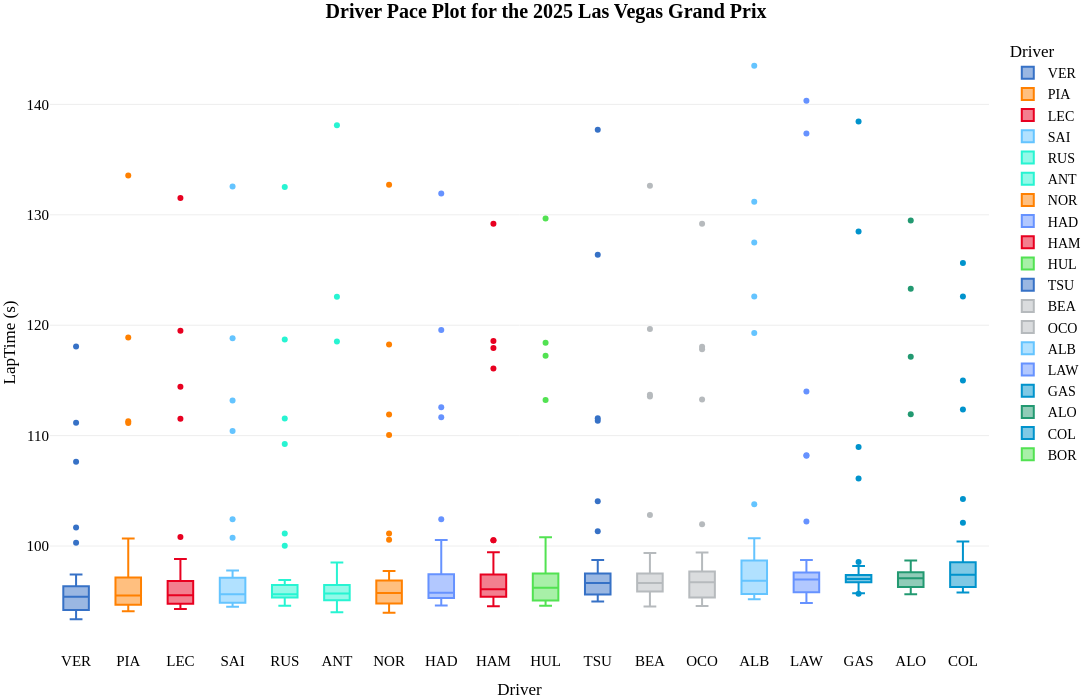

The notebook cell this image was saved under:
### Code cell
fig_pace=px.box(
    transformed_laps.sort_values(by=["median","LapNumber"]),
    x="Driver",
    y="LapTime (s)",
    color='Driver',
    template="xgridoff",
    title="<b>Driver Pace Plot for the {} {}</b>".format(year,gp),
    # palette=team_palette,
    # whiskerprops=dict(color="white"),
    # boxprops=dict(edgecolor="white"),
    # medianprops=dict(color="grey"),
    # capprops=dict(color="white"),
    height=700, width=1200,

color_discrete_map={
                 "VER": "#3671C6",
                 "TSU": "#3671C6",
                 "LEC": "#E80020",
                 "HAM": "#E80020",
                 "NOR": "#FF8000",
                 "PIA": "#FF8000",
                 "RUS": "#27F4D2",
                 "ANT": "#27F4D2",
                 "GAS": "#0093CC",
                 "DOO": "#0093CC",
                 "COL": "#0093CC",
                 "ALO": "#229971",
                 "STR": "#229971",
                 "SAI": "#64C4FF",
                 "ALB": "#64C4FF",
                 "HUL": "#52e252",
                 "BOR": "#52e252",
                 "LAW": "#6692FF",
                 "HAD": "#6692FF",
                 "OCO": "#B6BABD",
                 "BEA": "#B6BABD"
          }
)
fig_pace.update_traces(opacity=1)
fig_pace.update_layout(
    title_x=0.5,
    hoverlabel=dict(
    bgcolor="white",
    font_size=16,
    font_family="PT Sans Narrow"
    ),
    yaxis = dict(tickfont = dict(size=15)),
    xaxis = dict(tickfont = dict(size=15)),
    font=dict(
        family="PT Sans Narrow",
        size=14,
        color="Black"
    ),
    title_font_family="PT Sans Narrow",
    margin=dict(l=50, r=5, t=35, b=50)
)
fig_pace.show()

### Figure 1 — Plotly figure (JSON) as saved in the notebook; plotly's stock layout.template omitted (floating-point values rounded to 4 significant figures)
{"data": [{"alignmentgroup": "True", "hovertemplate": "Driver=%{x}<br>LapTime (s)=%{y}<extra></extra>", "legendgroup": "VER", "marker": {"color": "#3671C6"}, "name": "VER", "notched": false, "offsetgroup": "VER", "opacity": 1, "orientation": "v", "showlegend": true, "type": "box", "x": ["VER", "VER", "VER", "VER", "VER", "VER", "VER", "VER", "VER", "VER", "VER", "VER", "VER", "VER", "VER", "VER", "VER", "VER", "VER", "VER", "VER", "VER", "VER", "VER", "VER", "VER", "VER", "VER", "VER", "VER", "VER", "VER", "VER", "VER", "VER", "VER", "VER", "VER", "VER", "VER", "VER", "VER", "VER", "VER", "VER", "VER", "VER", "VER"], "x0": " ", "xaxis": "x", "y": [107.6, 101.7, 97.42, 96.59, 96.38, 96.6, 96.32, 96.9, 96.42, 96.45, 96.1, 96.21, 96.33, 118.1, 96.14, 95.86, 95.86, 95.76, 95.57, 95.79, 95.96, 95.81, 100.3, 111.2, 95.02, 95.23, 95.02, 95.1, 94.89, 95.13, 94.7, 94.45, 94.63, 94.22, 94.2, 94.37, 94.19, 94.03, 94.09, 94.13, 94.03, 94.47, 94.17, 94.02, 93.89, 94.12, 94.09, 93.36], "y0": " ", "yaxis": "y"}, {"alignmentgroup": "True", "hovertemplate": "Driver=%{x}<br>LapTime (s)=%{y}<extra></extra>", "legendgroup": "PIA", "marker": {"color": "#FF8000"}, "name": "PIA", "notched": false, "offsetgroup": "PIA", "opacity": 1, "orientation": "v", "showlegend": true, "type": "box", "x": ["PIA", "PIA", "PIA", "PIA", "PIA", "PIA", "PIA", "PIA", "PIA", "PIA", "PIA", "PIA", "PIA", "PIA", "PIA", "PIA", "PIA", "PIA", "PIA", "PIA", "PIA", "PIA", "PIA", "PIA", "PIA", "PIA", "PIA", "PIA", "PIA", "PIA", "PIA", "PIA", "PIA", "PIA", "PIA", "PIA", "PIA", "PIA", "PIA", "PIA", "PIA", "PIA", "PIA", "PIA", "PIA", "PIA", "PIA", "PIA", "PIA"], "x0": " ", "xaxis": "x", "y": [111.1, 133.6, 99.78, 97.63, 97.62, 97.1, 96.74, 97.55, 96.83, 96.7, 98.45, 97.29, 97.58, 97.1, 118.9, 96.34, 96.28, 96.43, 96.71, 100.7, 111.3, 95.92, 96.12, 95.42, 95.23, 95.52, 95.07, 95.14, 94.89, 95.14, 95.43, 94.87, 94.68, 94.85, 94.64, 94.74, 95.58, 94.97, 94.57, 94.64, 94.64, 94.5, 94.51, 94.55, 94.59, 94.09, 94.17, 94.47, 94.66], "y0": " ", "yaxis": "y"}, {"alignmentgroup": "True", "hovertemplate": "Driver=%{x}<br>LapTime (s)=%{y}<extra></extra>", "legendgroup": "LEC", "marker": {"color": "#E80020"}, "name": "LEC", "notched": false, "offsetgroup": "LEC", "opacity": 1, "orientation": "v", "showlegend": true, "type": "box", "x": ["LEC", "LEC", "LEC", "LEC", "LEC", "LEC", "LEC", "LEC", "LEC", "LEC", "LEC", "LEC", "LEC", "LEC", "LEC", "LEC", "LEC", "LEC", "LEC", "LEC", "LEC", "LEC", "LEC", "LEC", "LEC", "LEC", "LEC", "LEC", "LEC", "LEC", "LEC", "LEC", "LEC", "LEC", "LEC", "LEC", "LEC", "LEC", "LEC", "LEC", "LEC", "LEC", "LEC", "LEC", "LEC", "LEC", "LEC", "LEC", "LEC"], "x0": " ", "xaxis": "x", "y": [114.4, 131.5, 98.81, 98.08, 97.72, 96.93, 96.63, 96.59, 96.72, 96.83, 96.52, 97.27, 96.83, 96.37, 119.5, 96.41, 96.22, 96.52, 96.63, 96.25, 98.01, 96.7, 100.8, 111.5, 95.54, 95.28, 95.4, 94.95, 95.0, 94.76, 94.75, 94.97, 94.66, 94.76, 94.61, 94.67, 94.4, 95.39, 94.76, 94.43, 94.66, 94.3, 94.97, 94.46, 94.64, 94.78, 95.09, 94.99, 94.67], "y0": " ", "yaxis": "y"}, {"alignmentgroup": "True", "hovertemplate": "Driver=%{x}<br>LapTime (s)=%{y}<extra></extra>", "legendgroup": "SAI", "marker": {"color": "#64C4FF"}, "name": "SAI", "notched": false, "offsetgroup": "SAI", "opacity": 1, "orientation": "v", "showlegend": true, "type": "box", "x": ["SAI", "SAI", "SAI", "SAI", "SAI", "SAI", "SAI", "SAI", "SAI", "SAI", "SAI", "SAI", "SAI", "SAI", "SAI", "SAI", "SAI", "SAI", "SAI", "SAI", "SAI", "SAI", "SAI", "SAI", "SAI", "SAI", "SAI", "SAI", "SAI", "SAI", "SAI", "SAI", "SAI", "SAI", "SAI", "SAI", "SAI", "SAI", "SAI", "SAI", "SAI", "SAI", "SAI", "SAI", "SAI", "SAI", "SAI", "SAI", "SAI"], "x0": " ", "xaxis": "x", "y": [110.4, 132.6, 100.7, 97.79, 97.58, 97.17, 97.1, 97.09, 97.36, 97.03, 96.98, 97.08, 97.0, 96.83, 118.8, 96.35, 96.72, 96.75, 97.19, 97.18, 102.4, 113.2, 95.92, 96.91, 95.63, 95.49, 95.45, 95.53, 95.14, 95.33, 95.15, 95.05, 95.29, 94.81, 94.83, 94.75, 94.69, 94.64, 94.8, 94.71, 94.5, 94.51, 94.72, 94.74, 94.72, 94.87, 94.91, 95.21, 94.88], "y0": " ", "yaxis": "y"}, {"alignmentgroup": "True", "hovertemplate": "Driver=%{x}<br>LapTime (s)=%{y}<extra></extra>", "legendgroup": "RUS", "marker": {"color": "#27F4D2"}, "name": "RUS", "notched": false, "offsetgroup": "RUS", "opacity": 1, "orientation": "v", "showlegend": true, "type": "box", "x": ["RUS", "RUS", "RUS", "RUS", "RUS", "RUS", "RUS", "RUS", "RUS", "RUS", "RUS", "RUS", "RUS", "RUS", "RUS", "RUS", "RUS", "RUS", "RUS", "RUS", "RUS", "RUS", "RUS", "RUS", "RUS", "RUS", "RUS", "RUS", "RUS", "RUS", "RUS", "RUS", "RUS", "RUS", "RUS", "RUS", "RUS", "RUS", "RUS", "RUS", "RUS", "RUS", "RUS", "RUS", "RUS", "RUS", "RUS", "RUS", "RUS"], "x0": " ", "xaxis": "x", "y": [109.3, 132.5, 101.1, 96.91, 96.46, 96.53, 96.93, 96.76, 96.8, 96.8, 96.36, 96.18, 96.27, 96.36, 118.7, 100.0, 111.6, 95.87, 95.73, 95.74, 96.05, 95.64, 95.73, 95.31, 95.46, 95.36, 95.38, 95.58, 95.45, 95.34, 95.3, 95.37, 95.99, 95.42, 95.47, 95.07, 95.2, 95.33, 95.68, 95.44, 95.06, 95.25, 95.26, 95.34, 95.48, 95.14, 95.34, 94.99, 94.59], "y0": " ", "yaxis": "y"}, {"alignmentgroup": "True", "hovertemplate": "Driver=%{x}<br>LapTime (s)=%{y}<extra></extra>", "legendgroup": "ANT", "marker": {"color": "#27F4D2"}, "name": "ANT", "notched": false, "offsetgroup": "ANT", "opacity": 1, "orientation": "v", "showlegend": true, "type": "box", "x": ["ANT", "ANT", "ANT", "ANT", "ANT", "ANT", "ANT", "ANT", "ANT", "ANT", "ANT", "ANT", "ANT", "ANT", "ANT", "ANT", "ANT", "ANT", "ANT", "ANT", "ANT", "ANT", "ANT", "ANT", "ANT", "ANT", "ANT", "ANT", "ANT", "ANT", "ANT", "ANT", "ANT", "ANT", "ANT", "ANT", "ANT", "ANT", "ANT", "ANT", "ANT", "ANT", "ANT", "ANT", "ANT", "ANT", "ANT", "ANT", "ANT"], "x0": " ", "xaxis": "x", "y": [122.6, 138.1, 98.51, 97.94, 97.21, 96.94, 96.41, 97.32, 97.69, 96.89, 96.29, 95.87, 96.27, 97.18, 118.5, 96.6, 95.97, 95.68, 96.19, 96.43, 96.44, 96.28, 96.18, 95.54, 95.32, 95.29, 95.69, 96.4, 95.61, 95.74, 95.53, 95.5, 95.12, 95.14, 95.18, 95.16, 95.43, 95.03, 94.42, 94.76, 94.53, 94.63, 94.38, 94.23, 94.33, 94.33, 94.0, 94.04, 94.07], "y0": " ", "yaxis": "y"}, {"alignmentgroup": "True", "hovertemplate": "Driver=%{x}<br>LapTime (s)=%{y}<extra></extra>", "legendgroup": "NOR", "marker": {"color": "#FF8000"}, "name": "NOR", "notched": false, "offsetgroup": "NOR", "opacity": 1, "orientation": "v", "showlegend": true, "type": "box", "x": ["NOR", "NOR", "NOR", "NOR", "NOR", "NOR", "NOR", "NOR", "NOR", "NOR", "NOR", "NOR", "NOR", "NOR", "NOR", "NOR", "NOR", "NOR", "NOR", "NOR", "NOR", "NOR", "NOR", "NOR", "NOR", "NOR", "NOR", "NOR", "NOR", "NOR", "NOR", "NOR", "NOR", "NOR", "NOR", "NOR", "NOR", "NOR", "NOR", "NOR", "NOR", "NOR", "NOR", "NOR", "NOR", "NOR", "NOR", "NOR", "NOR"], "x0": " ", "xaxis": "x", "y": [110.1, 132.7, 100.6, 97.49, 96.97, 96.78, 96.97, 96.86, 96.44, 96.34, 96.26, 96.3, 95.96, 96.09, 118.3, 95.71, 95.59, 95.77, 95.68, 96.32, 101.1, 111.9, 95.86, 95.73, 95.6, 95.62, 95.38, 94.95, 95.07, 94.69, 94.44, 94.84, 94.83, 94.44, 94.98, 94.22, 94.21, 94.35, 94.4, 93.97, 94.08, 94.27, 94.44, 94.18, 95.53, 96.13, 97.7, 97.73, 97.19], "y0": " ", "yaxis": "y"}, {"alignmentgroup": "True", "hovertemplate": "Driver=%{x}<br>LapTime (s)=%{y}<extra></extra>", "legendgroup": "HAD", "marker": {"color": "#6692FF"}, "name": "HAD", "notched": false, "offsetgroup": "HAD", "opacity": 1, "orientation": "v", "showlegend": true, "type": "box", "x": ["HAD", "HAD", "HAD", "HAD", "HAD", "HAD", "HAD", "HAD", "HAD", "HAD", "HAD", "HAD", "HAD", "HAD", "HAD", "HAD", "HAD", "HAD", "HAD", "HAD", "HAD", "HAD", "HAD", "HAD", "HAD", "HAD", "HAD", "HAD", "HAD", "HAD", "HAD", "HAD", "HAD", "HAD", "HAD", "HAD", "HAD", "HAD", "HAD", "HAD", "HAD", "HAD", "HAD", "HAD", "HAD", "HAD", "HAD", "HAD", "HAD"], "x0": " ", "xaxis": "x", "y": [111.7, 131.9, 100.5, 97.65, 97.56, 97.13, 97.01, 97.2, 97.25, 97.44, 97.85, 98.18, 97.48, 97.28, 119.6, 97.44, 97.38, 97.1, 102.4, 112.6, 96.41, 96.11, 96.12, 96.12, 95.77, 95.7, 95.77, 95.48, 95.36, 95.58, 95.29, 95.57, 95.34, 95.4, 95.34, 95.36, 94.93, 95.38, 95.24, 95.08, 95.07, 95.1, 94.88, 95.05, 94.9, 94.9, 94.88, 94.81, 94.62], "y0": " ", "yaxis": "y"}, {"alignmentgroup": "True", "hovertemplate": "Driver=%{x}<br>LapTime (s)=%{y}<extra></extra>", "legendgroup": "HAM", "marker": {"color": "#E80020"}, "name": "HAM", "notched": false, "offsetgroup": "HAM", "opacity": 1, "orientation": "v", "showlegend": true, "type": "box", "x": ["HAM", "HAM", "HAM", "HAM", "HAM", "HAM", "HAM", "HAM", "HAM", "HAM", "HAM", "HAM", "HAM", "HAM", "HAM", "HAM", "HAM", "HAM", "HAM", "HAM", "HAM", "HAM", "HAM", "HAM", "HAM", "HAM", "HAM", "HAM", "HAM", "HAM", "HAM", "HAM", "HAM", "HAM", "HAM", "HAM", "HAM", "HAM", "HAM", "HAM", "HAM", "HAM", "HAM", "HAM", "HAM", "HAM", "HAM", "HAM", "HAM"], "x0": " ", "xaxis": "x", "y": [118.6, 129.2, 100.5, 97.67, 97.53, 97.56, 97.93, 98.26, 97.37, 97.21, 97.37, 99.43, 97.13, 96.93, 117.9, 96.43, 96.64, 96.76, 96.71, 96.14, 96.09, 95.88, 95.99, 95.75, 95.9, 96.17, 95.99, 100.5, 116.1, 96.07, 95.7, 95.14, 95.69, 95.49, 95.31, 95.57, 95.34, 95.19, 95.18, 95.13, 95.15, 95.44, 95.75, 96.0, 94.77, 94.94, 94.89, 94.55, 94.7], "y0": " ", "yaxis": "y"}, {"alignmentgroup": "True", "hovertemplate": "Driver=%{x}<br>LapTime (s)=%{y}<extra></extra>", "legendgroup": "HUL", "marker": {"color": "#52e252"}, "name": "HUL", "notched": false, "offsetgroup": "HUL", "opacity": 1, "orientation": "v", "showlegend": true, "type": "box", "x": ["HUL", "HUL", "HUL", "HUL", "HUL", "HUL", "HUL", "HUL", "HUL", "HUL", "HUL", "HUL", "HUL", "HUL", "HUL", "HUL", "HUL", "HUL", "HUL", "HUL", "HUL", "HUL", "HUL", "HUL", "HUL", "HUL", "HUL", "HUL", "HUL", "HUL", "HUL", "HUL", "HUL", "HUL", "HUL", "HUL", "HUL", "HUL", "HUL", "HUL", "HUL", "HUL", "HUL", "HUL", "HUL", "HUL", "HUL", "HUL", "HUL"], "x0": " ", "xaxis": "x", "y": [117.2, 129.7, 98.86, 98.28, 98.73, 98.39, 97.52, 97.98, 97.43, 97.38, 97.25, 97.43, 97.51, 97.71, 118.4, 96.38, 96.53, 96.8, 96.41, 96.69, 96.18, 96.11, 95.89, 95.88, 96.19, 96.22, 96.32, 96.41, 100.8, 113.2, 95.33, 95.23, 95.23, 95.05, 95.05, 95.36, 95.42, 95.08, 94.78, 94.83, 94.86, 94.92, 94.82, 94.81, 94.82, 94.71, 94.68, 94.59, 95.17], "y0": " ", "yaxis": "y"}, {"alignmentgroup": "True", "hovertemplate": "Driver=%{x}<br>LapTime (s)=%{y}<extra></extra>", "legendgroup": "TSU", "marker": {"color": "#3671C6"}, "name": "TSU", "notched": false, "offsetgroup": "TSU", "opacity": 1, "orientation": "v", "showlegend": true, "type": "box", "x": ["TSU", "TSU", "TSU", "TSU", "TSU", "TSU", "TSU", "TSU", "TSU", "TSU", "TSU", "TSU", "TSU", "TSU", "TSU", "TSU", "TSU", "TSU", "TSU", "TSU", "TSU", "TSU", "TSU", "TSU", "TSU", "TSU", "TSU", "TSU", "TSU", "TSU", "TSU", "TSU", "TSU", "TSU", "TSU", "TSU", "TSU", "TSU", "TSU", "TSU", "TSU", "TSU", "TSU", "TSU", "TSU", "TSU", "TSU", "TSU", "TSU"], "x0": " ", "xaxis": "x", "y": [137.7, 126.4, 98.3, 97.9, 97.99, 97.49, 97.3, 96.95, 96.96, 96.91, 96.43, 96.64, 96.75, 104.1, 111.3, 96.64, 97.06, 97.28, 96.65, 97.55, 98.73, 98.21, 97.43, 97.47, 96.97, 101.3, 111.6, 95.37, 95.88, 95.37, 95.76, 95.87, 95.64, 95.45, 95.62, 95.61, 95.57, 95.44, 95.5, 95.47, 95.57, 95.61, 95.73, 95.62, 96.3, 95.19, 94.98, 94.97, 95.18], "y0": " ", "yaxis": "y"}, {"alignmentgroup": "True", "hovertemplate": "Driver=%{x}<br>LapTime (s)=%{y}<extra></extra>", "legendgroup": "BEA", "marker": {"color": "#B6BABD"}, "name": "BEA", "notched": false, "offsetgroup": "BEA", "opacity": 1, "orientation": "v", "showlegend": true, "type": "box", "x": ["BEA", "BEA", "BEA", "BEA", "BEA", "BEA", "BEA", "BEA", "BEA", "BEA", "BEA", "BEA", "BEA", "BEA", "BEA", "BEA", "BEA", "BEA", "BEA", "BEA", "BEA", "BEA", "BEA", "BEA", "BEA", "BEA", "BEA", "BEA", "BEA", "BEA", "BEA", "BEA", "BEA", "BEA", "BEA", "BEA", "BEA", "BEA", "BEA", "BEA", "BEA", "BEA", "BEA", "BEA", "BEA", "BEA", "BEA", "BEA", "BEA"], "x0": " ", "xaxis": "x", "y": [113.6, 132.6, 98.76, 99.36, 98.33, 98.27, 97.72, 97.71, 97.48, 97.19, 97.2, 97.4, 97.56, 97.41, 119.7, 102.8, 113.7, 96.65, 96.85, 96.66, 96.89, 97.22, 96.94, 96.33, 95.89, 96.02, 95.96, 95.78, 97.03, 96.79, 96.46, 96.55, 96.53, 95.99, 95.83, 95.86, 96.12, 95.87, 95.92, 95.72, 95.51, 95.5, 95.4, 95.33, 95.61, 95.47, 95.09, 96.45, 94.52], "y0": " ", "yaxis": "y"}, {"alignmentgroup": "True", "hovertemplate": "Driver=%{x}<br>LapTime (s)=%{y}<extra></extra>", "legendgroup": "OCO", "marker": {"color": "#B6BABD"}, "name": "OCO", "notched": false, "offsetgroup": "OCO", "opacity": 1, "orientation": "v", "showlegend": true, "type": "box", "x": ["OCO", "OCO", "OCO", "OCO", "OCO", "OCO", "OCO", "OCO", "OCO", "OCO", "OCO", "OCO", "OCO", "OCO", "OCO", "OCO", "OCO", "OCO", "OCO", "OCO", "OCO", "OCO", "OCO", "OCO", "OCO", "OCO", "OCO", "OCO", "OCO", "OCO", "OCO", "OCO", "OCO", "OCO", "OCO", "OCO", "OCO", "OCO", "OCO", "OCO", "OCO", "OCO", "OCO", "OCO", "OCO", "OCO", "OCO", "OCO", "OCO"], "x0": " ", "xaxis": "x", "y": [118.1, 129.2, 99.42, 98.14, 98.35, 97.91, 97.75, 98.03, 97.32, 97.79, 97.36, 97.5, 97.68, 97.57, 117.8, 96.71, 96.99, 96.97, 97.48, 97.17, 96.54, 96.23, 97.27, 97.24, 96.9, 102.0, 113.3, 95.31, 95.25, 95.35, 95.98, 95.77, 95.56, 95.34, 95.47, 95.34, 95.26, 95.34, 95.33, 95.48, 95.34, 95.28, 95.02, 94.83, 94.85, 94.6, 94.56, 94.61, 94.73], "y0": " ", "yaxis": "y"}, {"alignmentgroup": "True", "hovertemplate": "Driver=%{x}<br>LapTime (s)=%{y}<extra></extra>", "legendgroup": "ALB", "marker": {"color": "#64C4FF"}, "name": "ALB", "notched": false, "offsetgroup": "ALB", "opacity": 1, "orientation": "v", "showlegend": true, "type": "box", "x": ["ALB", "ALB", "ALB", "ALB", "ALB", "ALB", "ALB", "ALB", "ALB", "ALB", "ALB", "ALB", "ALB", "ALB", "ALB", "ALB", "ALB", "ALB", "ALB", "ALB", "ALB", "ALB", "ALB", "ALB", "ALB", "ALB", "ALB", "ALB", "ALB", "ALB", "ALB", "ALB", "ALB", "ALB"], "x0": " ", "xaxis": "x", "y": [119.3, 127.5, 99.85, 98.7, 97.61, 97.27, 97.76, 97.58, 98, 97.35, 97.33, 103.8, 122.6, 143.5, 97.2, 96.41, 96.07, 95.95, 95.66, 95.63, 95.67, 95.48, 95.45, 95.28, 95.18, 95.32, 96.18, 96.39, 96.43, 96.5, 95.59, 95.59, 100.7, 131.2], "y0": " ", "yaxis": "y"}, {"alignmentgroup": "True", "hovertemplate": "Driver=%{x}<br>LapTime (s)=%{y}<extra></extra>", "legendgroup": "LAW", "marker": {"color": "#6692FF"}, "name": "LAW", "notched": false, "offsetgroup": "LAW", "opacity": 1, "orientation": "v", "showlegend": true, "type": "box", "x": ["LAW", "LAW", "LAW", "LAW", "LAW", "LAW", "LAW", "LAW", "LAW", "LAW", "LAW", "LAW", "LAW", "LAW", "LAW", "LAW", "LAW", "LAW", "LAW", "LAW", "LAW", "LAW", "LAW", "LAW", "LAW", "LAW", "LAW", "LAW", "LAW", "LAW", "LAW", "LAW", "LAW", "LAW", "LAW", "LAW", "LAW", "LAW", "LAW", "LAW", "LAW", "LAW", "LAW", "LAW", "LAW", "LAW", "LAW", "LAW"], "x0": " ", "xaxis": "x", "y": [137.4, 140.3, 98.74, 98.14, 98.08, 97.74, 97.83, 97.59, 97.17, 97.1, 97.1, 97.07, 97.21, 108.2, 108.2, 96.88, 96.82, 97.11, 96.71, 96.85, 97.05, 97.0, 97.14, 97.09, 96.93, 97.61, 102.2, 114.0, 96.28, 95.84, 95.66, 95.53, 95.65, 95.79, 95.53, 95.87, 95.86, 95.97, 96.42, 95.82, 95.69, 95.64, 95.46, 95.23, 95.08, 94.84, 97.24, 94.9], "y0": " ", "yaxis": "y"}, {"alignmentgroup": "True", "hovertemplate": "Driver=%{x}<br>LapTime (s)=%{y}<extra></extra>", "legendgroup": "GAS", "marker": {"color": "#0093CC"}, "name": "GAS", "notched": false, "offsetgroup": "GAS", "opacity": 1, "orientation": "v", "showlegend": true, "type": "box", "x": ["GAS", "GAS", "GAS", "GAS", "GAS", "GAS", "GAS", "GAS", "GAS", "GAS", "GAS", "GAS", "GAS", "GAS", "GAS", "GAS", "GAS", "GAS", "GAS", "GAS", "GAS", "GAS", "GAS", "GAS", "GAS", "GAS", "GAS", "GAS", "GAS", "GAS", "GAS", "GAS", "GAS", "GAS", "GAS", "GAS", "GAS", "GAS", "GAS", "GAS", "GAS", "GAS", "GAS", "GAS", "GAS", "GAS", "GAS", "GAS", "GAS"], "x0": " ", "xaxis": "x", "y": [128.5, 138.5, 98.55, 98.2, 98.08, 97.66, 97.93, 97.45, 97.47, 97.36, 97.16, 97.48, 97.28, 106.1, 109.0, 96.87, 96.86, 96.96, 96.84, 97.17, 96.92, 97.14, 97.26, 97.06, 97.22, 97.03, 96.84, 97.0, 97.0, 97.1, 97.07, 97.33, 97.02, 96.78, 96.94, 96.7, 96.72, 96.47, 96.34, 96.04, 96.05, 95.93, 95.67, 96.43, 96.99, 96.5, 95.98, 95.95, 95.73], "y0": " ", "yaxis": "y"}, {"alignmentgroup": "True", "hovertemplate": "Driver=%{x}<br>LapTime (s)=%{y}<extra></extra>", "legendgroup": "ALO", "marker": {"color": "#229971"}, "name": "ALO", "notched": false, "offsetgroup": "ALO", "opacity": 1, "orientation": "v", "showlegend": true, "type": "box", "x": ["ALO", "ALO", "ALO", "ALO", "ALO", "ALO", "ALO", "ALO", "ALO", "ALO", "ALO", "ALO", "ALO", "ALO", "ALO", "ALO", "ALO", "ALO", "ALO", "ALO", "ALO", "ALO", "ALO", "ALO", "ALO", "ALO", "ALO", "ALO", "ALO", "ALO", "ALO", "ALO", "ALO", "ALO", "ALO", "ALO", "ALO", "ALO", "ALO", "ALO", "ALO", "ALO", "ALO", "ALO", "ALO", "ALO", "ALO", "ALO", "ALO"], "x0": " ", "xaxis": "x", "y": [117.1, 129.5, 98.68, 98.31, 98.62, 97.8, 98.26, 97.62, 97.57, 97.38, 97.37, 97.59, 97.63, 97.73, 123.3, 111.9, 96.92, 96.83, 96.96, 97.05, 96.61, 97.24, 96.69, 96.41, 96.29, 96.24, 96.35, 96.19, 97.08, 97.64, 97.13, 96.54, 96.22, 96.05, 95.76, 95.89, 95.87, 96.14, 95.85, 95.63, 95.8, 96.28, 96.73, 97.17, 96.94, 97.37, 97.51, 97.15, 98.06], "y0": " ", "yaxis": "y"}, {"alignmentgroup": "True", "hovertemplate": "Driver=%{x}<br>LapTime (s)=%{y}<extra></extra>", "legendgroup": "COL", "marker": {"color": "#0093CC"}, "name": "COL", "notched": false, "offsetgroup": "COL", "opacity": 1, "orientation": "v", "showlegend": true, "type": "box", "x": ["COL", "COL", "COL", "COL", "COL", "COL", "COL", "COL", "COL", "COL", "COL", "COL", "COL", "COL", "COL", "COL", "COL", "COL", "COL", "COL", "COL", "COL", "COL", "COL", "COL", "COL", "COL", "COL", "COL", "COL", "COL", "COL", "COL", "COL", "COL", "COL", "COL", "COL", "COL", "COL", "COL", "COL", "COL", "COL", "COL", "COL", "COL", "COL"], "x0": " ", "xaxis": "x", "y": [122.6, 125.6, 100.4, 99.25, 99.02, 98.56, 98.84, 98.46, 98.86, 98.52, 98.4, 98.3, 98.05, 104.3, 112.4, 97.94, 97.4, 97.27, 96.95, 97.98, 98.22, 97.75, 98.06, 102.1, 115.0, 96.26, 96.08, 96.44, 96.38, 97.39, 96.7, 96.54, 96.43, 96.11, 95.98, 95.97, 95.78, 96.35, 97.95, 96.39, 95.86, 96.32, 96.02, 97.22, 96.08, 95.98, 95.9, 95.84], "y0": " ", "yaxis": "y"}, {"alignmentgroup": "True", "hovertemplate": "Driver=%{x}<br>LapTime (s)=%{y}<extra></extra>", "legendgroup": "BOR", "marker": {"color": "#52e252"}, "name": "BOR", "notched": false, "offsetgroup": "BOR", "opacity": 1, "orientation": "v", "showlegend": true, "type": "box", "x": ["BOR"], "x0": " ", "xaxis": "x", "y": [null], "y0": " ", "yaxis": "y"}], "layout": {"boxmode": "overlay", "font": {"color": "Black", "family": "PT Sans Narrow", "size": 14}, "height": 700, "hoverlabel": {"bgcolor": "white", "font": {"family": "PT Sans Narrow", "size": 16}}, "legend": {"title": {"text": "Driver"}, "tracegroupgap": 0}, "margin": {"b": 50, "l": 50, "r": 5, "t": 35}, "title": {"font": {"family": "PT Sans Narrow"}, "text": "<b>Driver Pace Plot for the 2025 Las Vegas Grand Prix</b>", "x": 0.5}, "width": 1200, "xaxis": {"anchor": "y", "categoryarray": ["VER", "PIA", "LEC", "SAI", "RUS", "ANT", "NOR", "HAD", "HAM", "HUL", "TSU", "BEA", "OCO", "ALB", "LAW", "GAS", "ALO", "COL", "BOR"], "categoryorder": "array", "domain": [0, 1], "tickfont": {"size": 15}, "title": {"text": "Driver"}}, "yaxis": {"anchor": "x", "domain": [0, 1], "tickfont": {"size": 15}, "title": {"text": "LapTime (s)"}}}}
